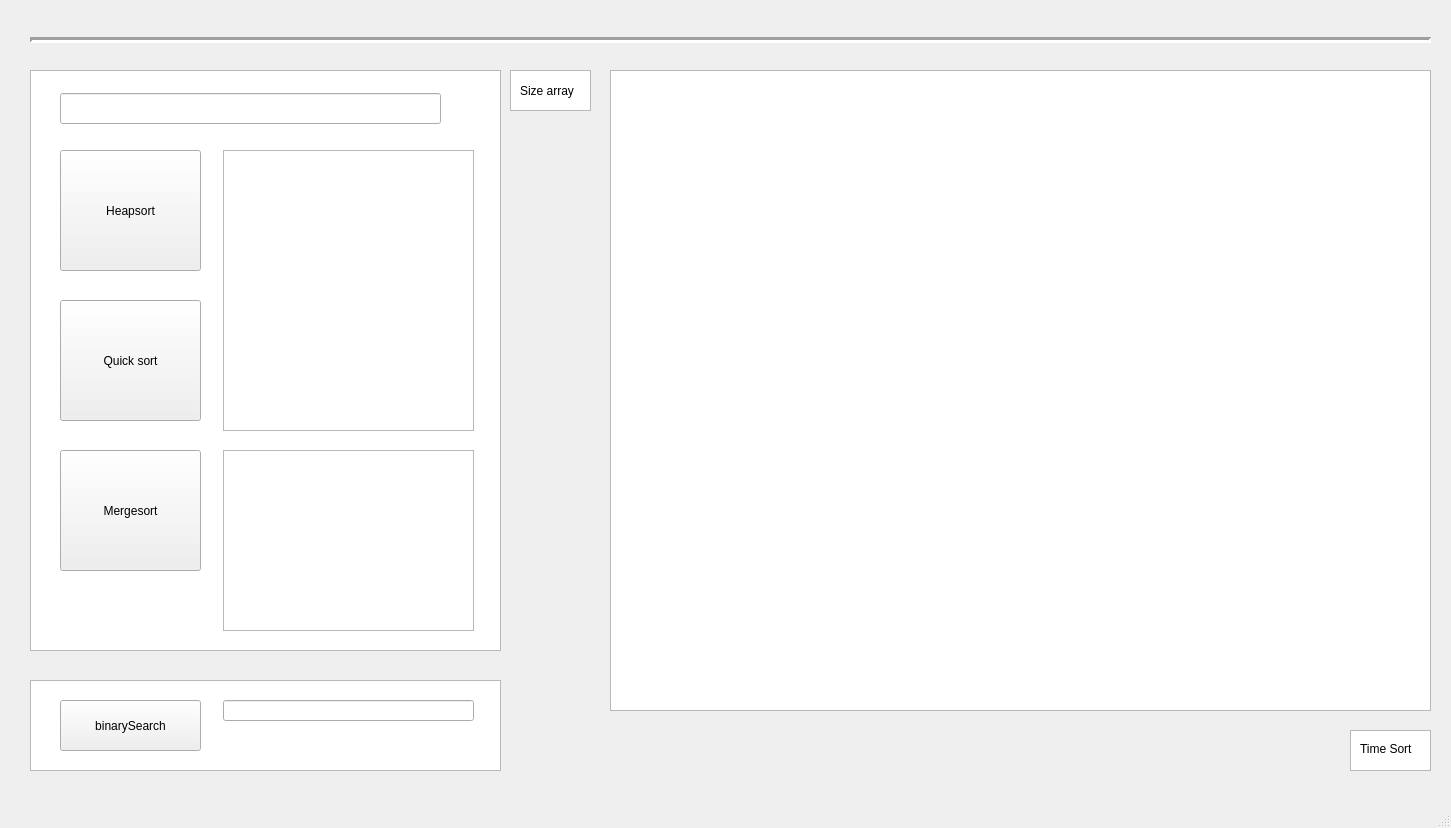
<?xml version="1.0" encoding="UTF-8"?>
<ui version="4.0">
 <class>MainWindow</class>
 <widget class="QMainWindow" name="MainWindow">
  <property name="geometry">
   <rect>
    <x>0</x>
    <y>0</y>
    <width>1451</width>
    <height>828</height>
   </rect>
  </property>
  <property name="windowTitle">
   <string>MainWindow</string>
  </property>
  <widget class="QWidget" name="centralwidget">
   <widget class="QLineEdit" name="lineEdit">
    <property name="geometry">
     <rect>
      <x>60</x>
      <y>93</y>
      <width>381</width>
      <height>31</height>
     </rect>
    </property>
   </widget>
   <widget class="QPushButton" name="Heap_sort">
    <property name="geometry">
     <rect>
      <x>60</x>
      <y>150</y>
      <width>141</width>
      <height>121</height>
     </rect>
    </property>
    <property name="text">
     <string>Heapsort</string>
    </property>
   </widget>
   <widget class="QPushButton" name="Merge_sort">
    <property name="geometry">
     <rect>
      <x>60</x>
      <y>450</y>
      <width>141</width>
      <height>121</height>
     </rect>
    </property>
    <property name="text">
     <string>Mergesort</string>
    </property>
   </widget>
   <widget class="QPushButton" name="Quick_sort">
    <property name="geometry">
     <rect>
      <x>60</x>
      <y>300</y>
      <width>141</width>
      <height>121</height>
     </rect>
    </property>
    <property name="text">
     <string>Quick sort</string>
    </property>
   </widget>
   <widget class="Line" name="line">
    <property name="geometry">
     <rect>
      <x>30</x>
      <y>30</y>
      <width>1401</width>
      <height>20</height>
     </rect>
    </property>
    <property name="lineWidth">
     <number>3</number>
    </property>
    <property name="orientation">
     <enum>Qt::Horizontal</enum>
    </property>
   </widget>
   <widget class="QListWidget" name="listWidget">
    <property name="geometry">
     <rect>
      <x>30</x>
      <y>70</y>
      <width>471</width>
      <height>581</height>
     </rect>
    </property>
   </widget>
   <widget class="QGraphicsView" name="graphicsView">
    <property name="geometry">
     <rect>
      <x>610</x>
      <y>70</y>
      <width>821</width>
      <height>641</height>
     </rect>
    </property>
   </widget>
   <widget class="QTextEdit" name="textEdit">
    <property name="geometry">
     <rect>
      <x>223</x>
      <y>150</y>
      <width>251</width>
      <height>281</height>
     </rect>
    </property>
   </widget>
   <widget class="QTextEdit" name="textEdit_2">
    <property name="geometry">
     <rect>
      <x>223</x>
      <y>450</y>
      <width>251</width>
      <height>181</height>
     </rect>
    </property>
   </widget>
   <widget class="QLabel" name="label">
    <property name="geometry">
     <rect>
      <x>520</x>
      <y>80</y>
      <width>71</width>
      <height>21</height>
     </rect>
    </property>
    <property name="text">
     <string>Size array</string>
    </property>
   </widget>
   <widget class="QLabel" name="label_2">
    <property name="geometry">
     <rect>
      <x>1360</x>
      <y>740</y>
      <width>66</width>
      <height>17</height>
     </rect>
    </property>
    <property name="text">
     <string>Time Sort</string>
    </property>
   </widget>
   <widget class="QListWidget" name="listWidget_2">
    <property name="geometry">
     <rect>
      <x>510</x>
      <y>70</y>
      <width>81</width>
      <height>41</height>
     </rect>
    </property>
   </widget>
   <widget class="QListWidget" name="listWidget_3">
    <property name="geometry">
     <rect>
      <x>1350</x>
      <y>730</y>
      <width>81</width>
      <height>41</height>
     </rect>
    </property>
   </widget>
   <widget class="QListWidget" name="listWidget_4">
    <property name="geometry">
     <rect>
      <x>30</x>
      <y>680</y>
      <width>471</width>
      <height>91</height>
     </rect>
    </property>
   </widget>
   <widget class="QPushButton" name="Input">
    <property name="geometry">
     <rect>
      <x>60</x>
      <y>700</y>
      <width>141</width>
      <height>51</height>
     </rect>
    </property>
    <property name="text">
     <string>binarySearch</string>
    </property>
   </widget>
   <widget class="QLineEdit" name="lineEdit_2">
    <property name="geometry">
     <rect>
      <x>223</x>
      <y>700</y>
      <width>251</width>
      <height>21</height>
     </rect>
    </property>
   </widget>
   <zorder>listWidget_3</zorder>
   <zorder>listWidget_2</zorder>
   <zorder>listWidget</zorder>
   <zorder>lineEdit</zorder>
   <zorder>Heap_sort</zorder>
   <zorder>Merge_sort</zorder>
   <zorder>Quick_sort</zorder>
   <zorder>line</zorder>
   <zorder>graphicsView</zorder>
   <zorder>textEdit</zorder>
   <zorder>textEdit_2</zorder>
   <zorder>label</zorder>
   <zorder>label_2</zorder>
   <zorder>listWidget_4</zorder>
   <zorder>Input</zorder>
   <zorder>lineEdit_2</zorder>
  </widget>
  <widget class="QMenuBar" name="menubar">
   <property name="geometry">
    <rect>
     <x>0</x>
     <y>0</y>
     <width>1451</width>
     <height>22</height>
    </rect>
   </property>
  </widget>
  <widget class="QStatusBar" name="statusbar"/>
 </widget>
 <resources/>
 <connections/>
</ui>
